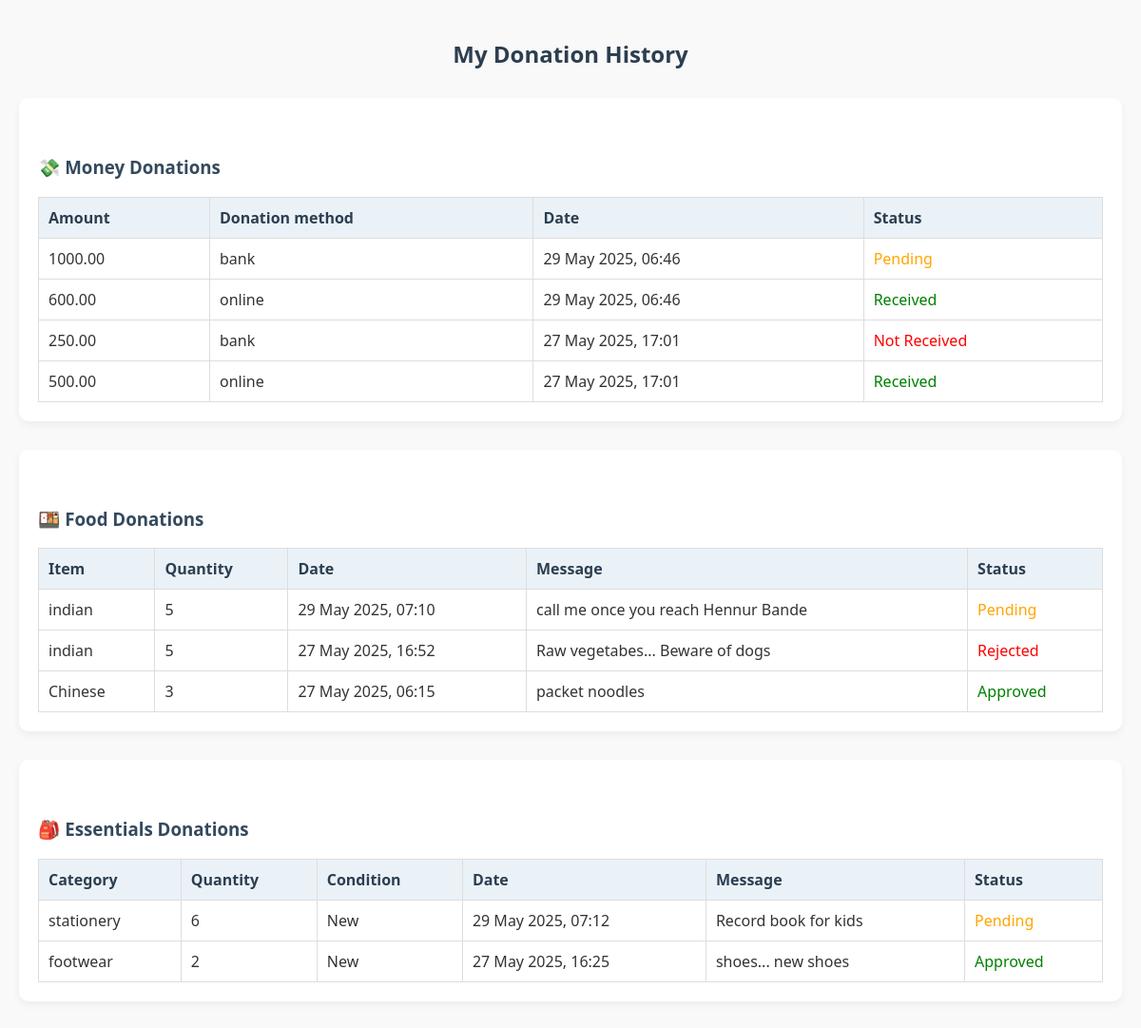
The app's page /history/my-donations/ (signed in) with its own data.
### payment/models.py (models this page shows, shortened)
class Donation(models.Model):
    STATUS_CHOICES = [
        ('Pending', 'Pending'),
        ('Received', 'Received'),
        ('Not Received', 'Not Received'),
    ]
    donor = models.ForeignKey(settings.AUTH_USER_MODEL, on_delete=models.CASCADE, related_name='payment_donations')
    PAYMENT_METHODS = [
        ('online', 'Online Transfer'),
        ('bank', 'Bank Transfer'),
    ]
    name_validator = RegexValidator(regex=r'^[a-zA-Z\s]+$', message='Name should contain only letters and spaces.')
    account_validator = RegexValidator(regex=r'^\d{8,20}$', message='Account number should be 8 to 20 digits.')
    donor_name = models.CharField(max_length=100, validators=[name_validator])
    donor_account_no = models.CharField(max_length=20, blank=True, null=True, validators=[account_validator])
    amount = models.DecimalField(
        max_digits=10,
        decimal_places=2,
        validators=[MinValueValidator(10.00, message="Amount must be at least ₹10.")]
    )
    payment_method = models.CharField(max_length=10, choices=PAYMENT_METHODS)
    donation_date = models.DateTimeField(auto_now_add=True)
    status = models.CharField(max_length=20, choices=STATUS_CHOICES, default='Pending')

### excess/models.py (models this page shows, shortened)
class ExcessFood(models.Model):
    STATUS_CHOICES = [
        ('Pending', 'Pending'),
        ('Approved', 'Approved'),
        ('Rejected', 'Rejected'),
    ]
    full_name = models.CharField(max_length=100)
    contact_number = models.CharField(max_length=10)
    email = models.EmailField(blank=True)
    food_type = models.CharField(max_length=50)
    cuisine_type = models.CharField(max_length=100)
    servings = models.PositiveIntegerField()
    best_before = models.DateTimeField()
    pickup_address = models.TextField()
    pickup_datetime = models.DateTimeField()
    additional_notes = models.TextField(blank=True)
    donor = models.ForeignKey(settings.AUTH_USER_MODEL, on_delete=models.CASCADE)
    status = models.CharField(max_length=10, choices=STATUS_CHOICES, default='Pending')
    submitted_at = models.DateTimeField(auto_now_add=True)

### Registration/models.py (models this page shows, shortened)
class Donation(models.Model):
    STATUS_CHOICES = [
        ('Pending', 'Pending'),
        ('Approved', 'Approved'),
        ('Rejected', 'Rejected'),
    ]
    donor = models.ForeignKey(settings.AUTH_USER_MODEL, on_delete=models.CASCADE, related_name='registration_donations')
    name_validator = RegexValidator(regex=r'^[a-zA-Z\s]+$', message='Name should contain only letters and spaces.')
    phone_validator = RegexValidator(regex=r'^\d{10}$', message='Enter a valid 10-digit mobile number.')
    name = models.CharField(max_length=50, validators=[name_validator])
    mobile = models.CharField(max_length=10, validators=[phone_validator])
    category = models.CharField(max_length=50)
    subcategory = models.CharField(max_length=100, blank=True, null=True)
    size = models.CharField(max_length=20, blank=True, null=True)
    gender = models.CharField(max_length=20, blank=True, null=True)
    condition = models.CharField(max_length=50)
    quantity = models.PositiveIntegerField(validators=[MinValueValidator(1, message="Quantity must be at least 1.")])
    address = models.TextField()
    pickup_datetime = models.DateTimeField()
    message = models.TextField(blank=True)
    status = models.CharField(max_length=10, choices=STATUS_CHOICES, default='Pending')
    submitted_at = models.DateTimeField(auto_now_add=True)

### history/views.py (the view)
# urls.py: path('my-donations/', views.my_donation_history, name='my_donation_history'),
@login_required
def my_donation_history(request):
    user = request.user
    money_donations = MoneyDonation.objects.filter(donor=user).order_by('-donation_date')
    food_donations = ExcessFood.objects.filter(donor=user).order_by('-submitted_at')
    essentials_donations = EssentialsDonation.objects.filter(donor=user).order_by('-submitted_at')
    context = {
        'money_donations': money_donations,
        'food_donations': food_donations,
        'essentials_donations': essentials_donations,
    }
    return render(request, 'history/my_history.html', context)

### history/templates/history/my_history.html (shortened to what this page needs)
<!DOCTYPE html>
<html lang="en">
<head>
</head>
<body>
  <h2>My Donation History</h2>
  <div class="section">
    <h3>💸 Money Donations</h3>
    <table>
      <thead>
        <tr>
          <th>Amount</th>
          <th>Donation method</th>
          <th>Date</th>
          <th>Status</th>
        </tr>
      </thead>
      <tbody>
        {% for donation in money_donations %}
        <tr>
          <td>{{ donation.amount }}</td>
          <td>{{ donation.payment_method }}</td>
          <td>{{ donation.donation_date|date:"d M Y, H:i" }}</td>
          <td>
            {% if donation.status == "Pending" %}
              <span style="color: orange;">Pending</span>
            {% elif donation.status == "Received" %}
              <span style="color: green;">Received</span>
            {% elif donation.status == "Not Received" %}
              <span style="color: red;">Not Received</span>
            {% else %}
              <span style="color: gray;">Unknown</span>
            {% endif %}
          </td>
        </tr>
        {% empty %}
        <tr><td colspan="4">No money donations found.</td></tr>
        {% endfor %}
      </tbody>
    </table>
  </div>
  <div class="section">
    <h3>🍱 Food Donations</h3>
    <table>
      <thead>
        <tr>
          <th>Item</th>
          <th>Quantity</th>
          <th>Date</th>
          <th>Message</th>
          <th>Status</th>
        </tr>
      </thead>
      <tbody>
        {% for donation in food_donations %}
        <tr>
          <td>{{ donation.cuisine_type }}</td>
          <td>{{ donation.servings }}</td>
          <td>{{ donation.submitted_at|date:"d M Y, H:i" }}</td>
          <td>{{ donation.additional_notes|default:"No additional notes" }}</td>
          <td>
            {% if donation.status == "Pending" %}
              <span style="color: orange;">Pending</span>
            {% elif donation.status == "Approved" %}
              <span style="color: green;">Approved</span>
            {% elif donation.status == "Rejected" %}
              <span style="color: red;">Rejected</span>
            {% else %}
              <span style="color: gray;">Unknown</span>
            {% endif %}
          </td>
        </tr>
        {% empty %}
        <tr><td colspan="5">No food donations found.</td></tr>
        {% endfor %}
      </tbody>
    </table>
  </div>
  <div class="section">
    <h3>🎒 Essentials Donations</h3>
    <table>
      <thead>
        <tr>
          <th>Category</th>
          <th>Quantity</th>
          <th>Condition</th>
          <th>Date</th>
          <th>Message</th>
          <th>Status</th>
        </tr>
      </thead>
      <tbody>
        {% for donation in essentials_donations %}
        <tr>
          <td>{{ donation.category }}</td>
          <td>{{ donation.quantity }}</td>
          <td>{{ donation.condition }}</td>
          <td>{{ donation.submitted_at|date:"d M Y, H:i" }}</td>
          <td>{{ donation.message }}</td>
          <td>
            {% if donation.status == "Pending" %}
              <span style="color: orange;">Pending</span>
            {% elif donation.status == "Approved" %}
              <span style="color: green;">Approved</span>
            {% elif donation.status == "Rejected" %}
              <span style="color: red;">Rejected</span>
            {% else %}
              <span style="color: gray;">Unknown</span>
            {% endif %}
          </td>
        </tr>
        {% empty %}
        <tr><td colspan="6">No essentials donations found.</td></tr>
        {% endfor %}
      </tbody>
    </table>
  </div>
</body>
</html>

### history/templates/history/my_history.html (style rules this page uses)
body { font-family: 'Segoe UI', Tahoma, Geneva, Verdana, sans-serif; background: #f9f9f9; margin: 0; padding: 20px; color: #333; }
h2 { text-align: center; color: #2c3e50; margin-bottom: 30px; }
h3 { color: #34495e; margin-top: 40px; }
.section { background: #fff; border-radius: 10px; padding: 20px; margin-bottom: 30px; box-shadow: 0 4px 8px rgba(0,0,0,0.05); }
table { width: 100%; border-collapse: collapse; margin-top: 15px; }
th, td { border: 1px solid #ddd; padding: 10px; text-align: left; }
th { background-color: #eaf2f8; color: #2c3e50; }

### records on screen
Donation: amount "1000.00", payment_method "bank", donation_date "29 May 2025, 06:46", status "Pending"
Donation: amount "600.00", payment_method "online", donation_date "29 May 2025, 06:46", status "Received"
Donation: amount "250.00", payment_method "bank", donation_date "27 May 2025, 17:01", status "Not Received"
Donation: amount "500.00", payment_method "online", donation_date "27 May 2025, 17:01", status "Received"
ExcessFood: cuisine_type "indian", servings "5", submitted_at "29 May 2025, 07:10", additional_notes "call me once you reach Hennur Bande", status "Pending"
ExcessFood: cuisine_type "indian", servings "5", submitted_at "27 May 2025, 16:52", additional_notes "Raw vegetabes... Beware of dogs", status "Rejected"
ExcessFood: cuisine_type "Chinese", servings "3", submitted_at "27 May 2025, 06:15", additional_notes "packet noodles", status "Approved"
Donation: category "stationery", quantity "6", condition "New", submitted_at "29 May 2025, 07:12", message "Record book for kids", status "Pending"
Donation: category "footwear", quantity "2", condition "New", submitted_at "27 May 2025, 16:25", message "shoes... new shoes", status "Approved"
